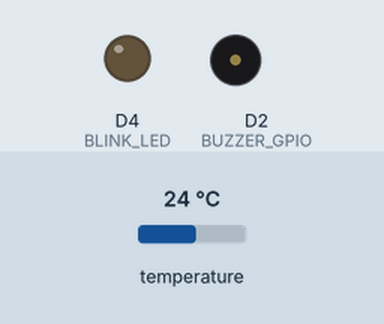
This sketch was run on a simulated ESP8266 (NodeMCU). Shown: output pins drawn as LEDs (lit = HIGH), buzzer (waves = sounding, pin HIGH). Inputs (shaded band) come from the test bench; at power-on: temperature 24 °C.

Above: at 2.3 s.
2.4 s: temperature set to 35.6 °C
4.2 s: temperature set to 36.3 °C
At 6.0 s:
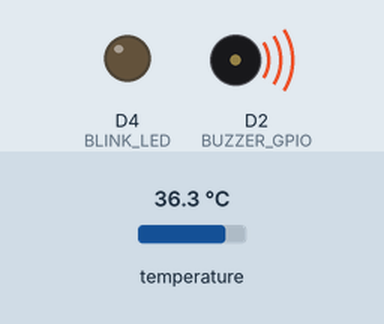
Timing chart, 0 to 7.5 s (numbered marks = the images above; inputs shaded):
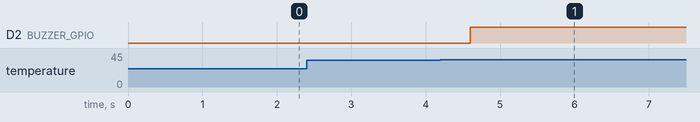

Measured:
- the behaviour switches between 35.9 and 36 °C on temperature (found by bisection; images 0 and 1)
- after the input at 2.4 s, every drawn part: stays the same
- after the input at 4.2 s, D2 (BUZZER_GPIO): LOW → HIGH after 0.40 s

The sketch:

FireSensorProject.ino
```cpp
#include "alarm.h"
#include "wifi.h"
#include "server.h"

#define MAX_TEMP 35

void setup(){
  setupTemperatureSensor();
  setupIRSensor();
  initNET();
  initServer();
  initAlarm();
}

void serveData(){
  CURRENT_TEMP = getTempValue();

  if(CURRENT_TEMP > 0 && CURRENT_TEMP > MAX_TEMP){
    ALARM_CONTROL = true;
  }

  if(ALARM_CONTROL){
    triggerAlarm();
  }
   handleRequest();
}

void loop(){
  serveData();
}
```

alarm.h
```cpp
#define BUZZER_GPIO D2

void initAlarm(){
  pinMode(BUZZER_GPIO, OUTPUT);
}

int triggerAlarm(){
  digitalWrite(BUZZER_GPIO, HIGH);
}
```

ir.h
```cpp
#define IR_SENSOR_GPIO D0

void setupIRSensor(){
  pinMode(IR_SENSOR_GPIO, INPUT);
}

int getIRSensorState(){
  return digitalRead(IR_SENSOR_GPIO);
}
```

server.h
```cpp
#include <ESP8266WebServer.h>
#include "temperature.h"
#include "ir.h"

#define LOCATION_INFO "31885 Unit B, Chitungwiza"
#define HTTP_OK 200
#define MIME "text/plain"

ESP8266WebServer server(80);

String data;
bool ALARM_CONTROL = false;
int CURRENT_TEMP = 0;
int LAST_TEMP = 0;

void getData(){
  if(CURRENT_TEMP > 0){
    LAST_TEMP = CURRENT_TEMP;
  }
  data = String(LAST_TEMP)+":"+String(!getIRSensorState())+":"+LOCATION_INFO;
  server.send(HTTP_OK, MIME, data);
}

void resetSensor(){
  ESP.reset();
}

void deadEnd(){
  server.send(404, MIME, "ERROR");
}

void initServer(){
  server.on("/data", getData);
  server.on("/reset", resetSensor);
  server.onNotFound(deadEnd);
  server.begin();
}

void handleRequest(){
  server.handleClient();
}
```

temperature.h
```cpp
#include <OneWire.h>
#include <DallasTemperature.h>

const int oneWireBus = D1;

OneWire oneWire(oneWireBus);
DallasTemperature sensor(&oneWire);

void setupTemperatureSensor() {
  sensor.begin();
}

int getTempValue() {
  sensor.requestTemperatures();
  return sensor.getTempCByIndex(0);
}
```

wifi.h
```cpp
#include <ESP8266WiFi.h>

#define AP_NAME "Fire-Monitoring-System"
#define AP_PASS "1234567890"

#define BLINK_LED D4

void blinkLED(){
  digitalWrite(BLINK_LED, LOW);
  delay(50);
  digitalWrite(BLINK_LED, HIGH);
  delay(50);
}

void initNET(){
  WiFi.mode(WIFI_AP);
  WiFi.softAP(AP_NAME, AP_PASS);
  pinMode(BLINK_LED, OUTPUT);
}
```
